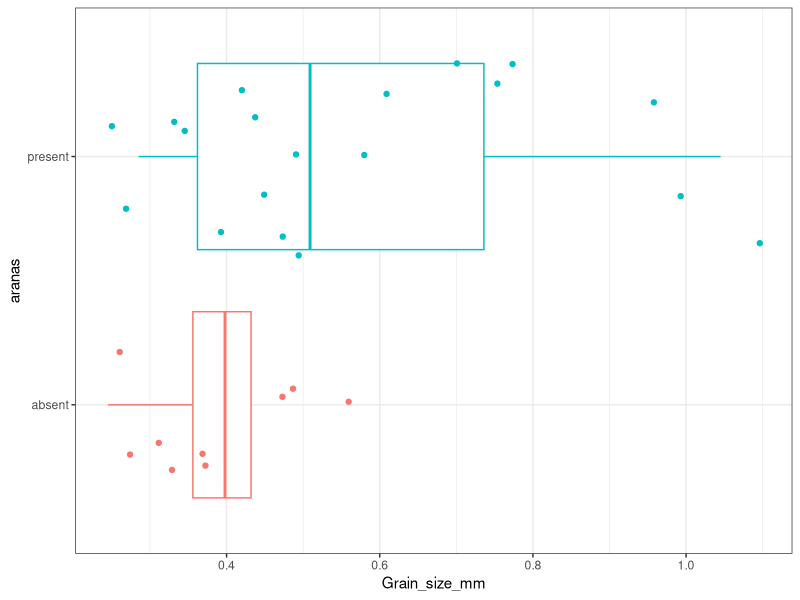
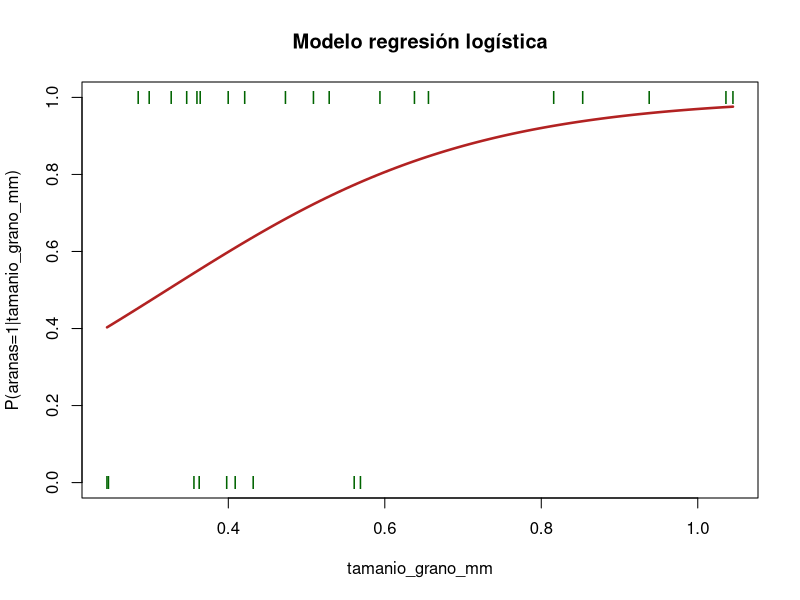

The R source for these figures, in order:
## ---- chunk 1
tamanio_grano_mm <- c(
  0.245, 0.247, 0.285, 0.299, 0.327, 0.347, 0.356, 0.360, 0.363,
  0.364, 0.398, 0.400, 0.409, 0.421, 0.432, 0.473, 0.509, 0.529,
  0.561, 0.569, 0.594, 0.638, 0.656, 0.816, 0.853, 0.938, 1.036,
  1.045
)

aranas <- c(
  "absent", "absent", "present", "present", "present", "present",
  "absent", "present", "absent", "present", "absent", "present",
  "absent", "present", "absent", "present", "present", "present",
  "absent", "absent", "present", "present", "present", "present",
  "present", "present", "present", "present"
)

# Crear el data frame
datos_rls <- data.frame(
  "Grain_size_mm" = tamanio_grano_mm,
  "Spiders" = aranas
)

# -----------------------------------------------------------------
# PASO DE TRANSFORMACIÓN: absent -> 0 y present -> 1
# -----------------------------------------------------------------

# Opción 1: Usando la función 'ifelse' (más clara para este mapeo)
datos_rls$Spiders_Binary <- ifelse(datos_rls$Spiders == "present", 1, 0)
## ---- chunk 2
datos_rls
## ---- chunk 3
library(ggplot2)
table(datos_rls$Grain_size_mm)

ggplot(data = datos_rls, aes(x = Grain_size_mm, y = aranas, color = aranas)) +
  geom_boxplot(outlier.shape = NA) +
  geom_jitter(width = 0.1) +
  theme_bw() +
  theme(legend.position = "null")
## ---- chunk 4
modelo <- glm(Spiders_Binary ~ tamanio_grano_mm, data = datos_rls, family = "binomial")
summary(modelo)

datos_rls$Spiders_Binary <- as.character(datos_rls$Spiders_Binary)
datos_rls$Spiders_Binary <- as.numeric(datos_rls$Spiders_Binary)

plot(Spiders_Binary ~ tamanio_grano_mm, datos_rls, col = "darkgreen",
     main = "Modelo regresión logística",
     ylab = "P(aranas=1|tamanio_grano_mm)",
     xlab = "tamanio_grano_mm", pch = "I")

curve(predict(modelo, data.frame(tamanio_grano_mm = x), type = "response"),
      col = "firebrick", lwd = 2.5, add = TRUE)
